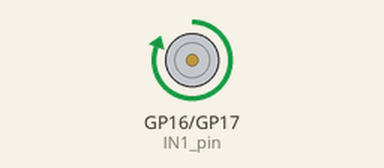
Simulated run of this program. Board: Raspberry Pi Pico running MicroPython. Parts: motor-driver pin pairs drawn as motors (green arrow = first pin HIGH = forward, orange = second pin HIGH = backward, longer = more drive). At 3.0 s the program stops and its outputs stay as they are.

Above: at 0.1 s.
At 3.1 s:
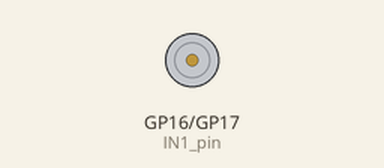
Timing chart, 0 to 4.5 s (numbered marks = the images above):
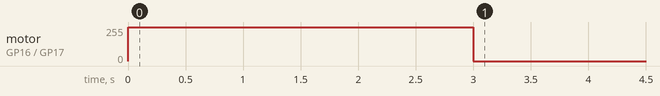

The program:

control_dc_motor.py
```python
#
# TITLE: control DC motors
# AUTHOR: Hyunseung Yoo
# PURPOSE:
# REVISION:
# REFERENCE: Google Gemini Plus
#


import time
from machine import Pin, PWM


#==========
# CLASS L9110S (dc motor driver)
class L9110S:
    #
    def __init__(self, IN1_pin, IN2_pin):
        # user input
        self.IN1_pin = IN1_pin
        self.IN2_pin = IN2_pin

        # PWM signal
        self.dc_motor_IN1_pwm = PWM( Pin( self.IN1_pin ) )
        self.dc_motor_IN2_pwm = PWM( Pin( self.IN2_pin ) )


    def set_pwm_freq(self, pwm_freq):
        # PWM frequency range = 1kHz ~ 20kHz
        self.pwm_freq = pwm_freq
        self.dc_motor_IN1_pwm.freq( self.pwm_freq )
        self.dc_motor_IN2_pwm.freq( self.pwm_freq )


    def set_speed(self, pwm_speed):
        # PWM speed: -100 (CCW) ~ 0 (stop) ~ +100 (CW)
        self.pwm_speed = pwm_speed
        self.duty = int( abs( self.pwm_speed ) / 100 * 65535 )

        #
        if self.pwm_speed > 0:
            self.dc_motor_IN1_pwm.duty_u16(self.duty)
            self.dc_motor_IN2_pwm.duty_u16(0)
        #
        elif self.pwm_speed < 0:
            self.dc_motor_IN1_pwm.duty_u16(0)
            self.dc_motor_IN2_pwm.duty_u16(self.duty)
        #
        else:
            self.dc_motor_IN1_pwm.duty_u16(0)
            self.dc_motor_IN2_pwm.duty_u16(0)


#==========
# main

dc_motor_fw_right = L9110S(IN1_pin=16, IN2_pin=17)
dc_motor_fw_right.set_pwm_freq(pwm_freq=1000)
dc_motor_fw_right.set_speed(pwm_speed=100)
time.sleep(3)
dc_motor_fw_right.set_speed(pwm_speed=0)
```

Measured:
- by itself, motor on GP16 (IN1_pin) / GP17 (IN2_pin): stopped → forward 255/255 at 0.00 s, → stopped 3.0 s later
